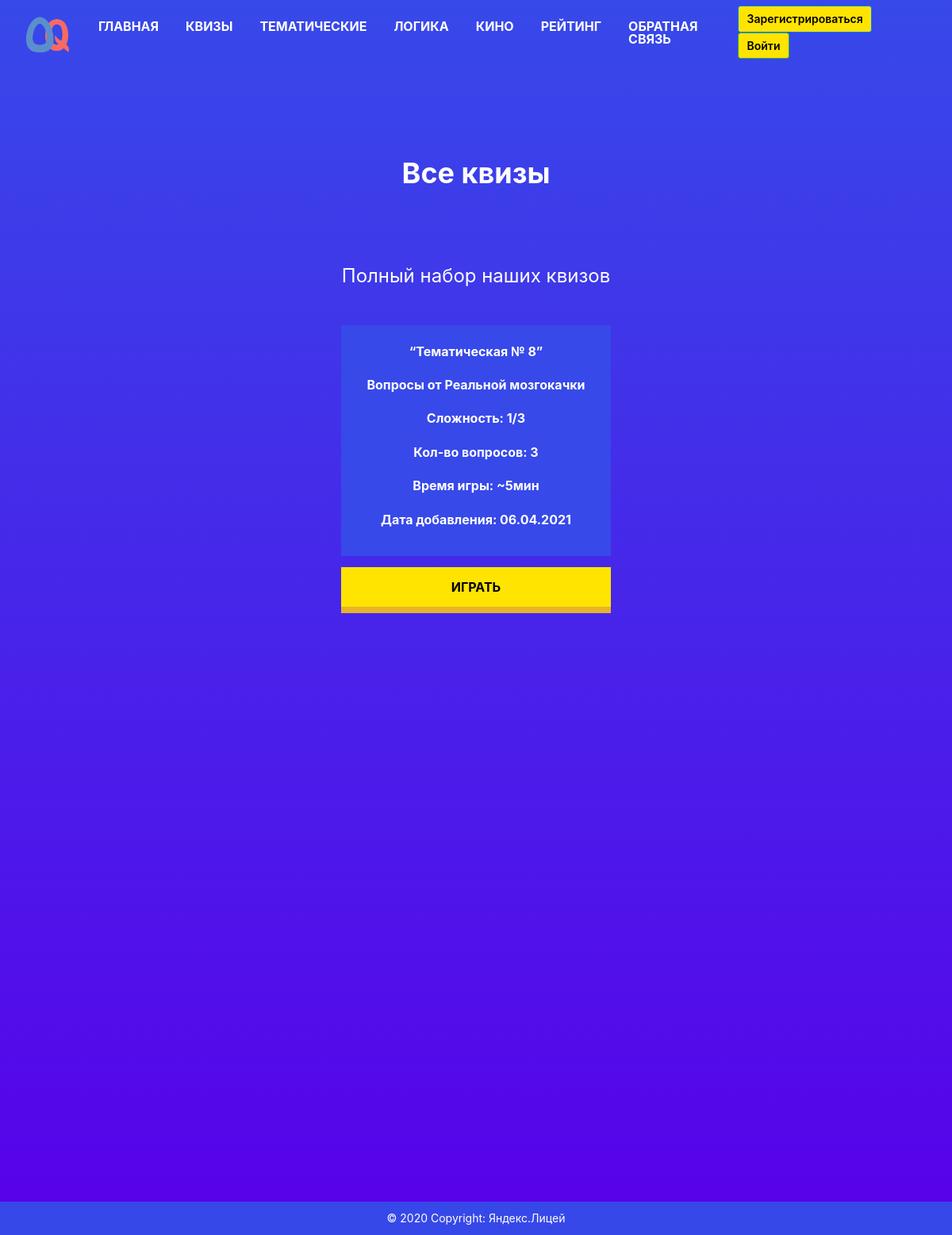
Before: /quizzes with the older database file.
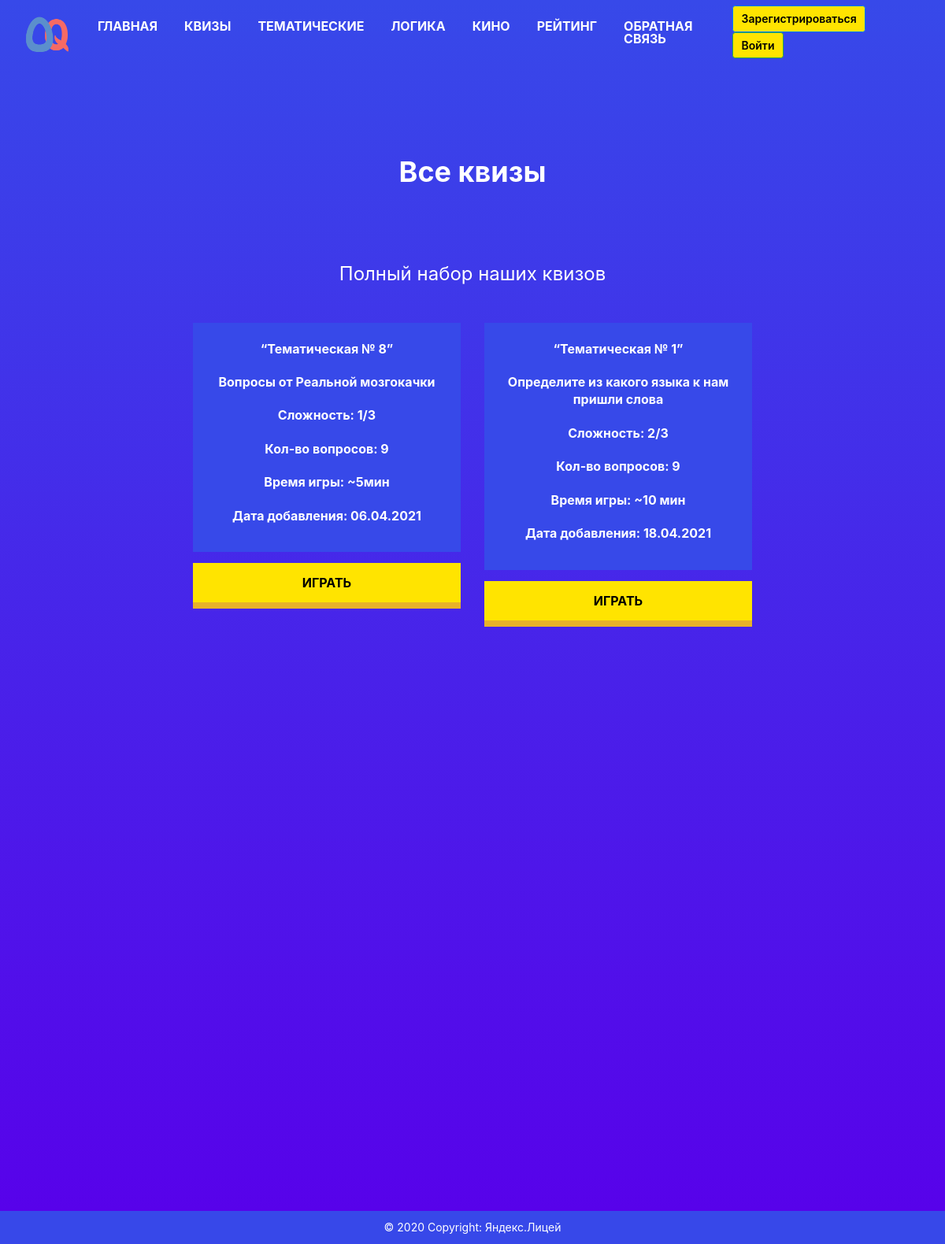
After: the same page with the newer database file.
### data/quizes.py (models this page shows)
class Quiz(SqlAlchemyBase):
    __tablename__ = 'quizes'
    id = sqlalchemy.Column(sqlalchemy.Integer,
                           primary_key=True, autoincrement=True)
    title = sqlalchemy.Column(sqlalchemy.String, nullable=True)
    questions = sqlalchemy.Column(sqlalchemy.String, nullable=True)
    description = sqlalchemy.Column(sqlalchemy.String, nullable=True)
    difficulty = sqlalchemy.Column(sqlalchemy.String, nullable=True)
    game_time = sqlalchemy.Column(sqlalchemy.String, nullable=True)
    created_date = sqlalchemy.Column(sqlalchemy.DateTime,
                                     default=datetime.datetime.now)

### main.py (the view)
@app.route('/quizzes')
def quizzes():
    quizzes_info = []
    db_sess = db_session.create_session()
    quizzes = db_sess.query(Quiz).all()
    for quiz in quizzes:
        quizzes_info.append((quiz.id, quiz.title, quiz.description, quiz.difficulty,
                             len(quiz.questions.split("~")), quiz.game_time,
                             quiz.created_date.strftime("%d.%m.%Y")))
    return render_template('quizzes.html', quizzes=quizzes_info, title="Все квизы",
                           description="Полный набор наших квизов")

### data/db_session.py (called while the page is built)
def create_session() -> Session:
    global __factory
    return __factory()

### templates/quizzes.html (shortened to what this page needs)
{% extends "base.html" %}
{% block content %}
	<div class="second_block__content quizzes__block">
		<div class="container">
			<div class="second_block__title quizzes__block__title">{{ title }}</div>
			<div class="quizzes__block__description">{{ description }}</div>
			<div class="second_block__quizes">
				<div class="row justify-content-center">
					{% for quiz in quizzes %}
					  	<div class="second_block__quiz__wrap quizzes__block__wrap">
					  	 	<div class="col-sm">
						    	<div class="second_block__quiz__content">
						    		<div class="alert">
		  								<ul class="second_block__quiz__info">
		  									<li class="second_block__quiz__info__item">
												{{ quiz[1] }}
		  									</li>
		  									<li class="second_block__quiz__info__item">
												{{ quiz[2] }}
		  									</li>
		  									<li class="second_block__quiz__info__item">
												Сложность: {{ quiz[3] }}
		  									</li>
		  									<li class="second_block__quiz__info__item">
												Кол-во вопросов: {{ quiz[4] }}
		  									</li>
		  									<li class="second_block__quiz__info__item">
												Время игры: {{ quiz[5] }}
		  									</li>
		  									<li class="second_block__quiz__info__item">
												Дата добавления: {{ quiz[6] }}
		  									</li>
		  								</ul>
									</div>
						    	</div>
					    	</div>
					    	<div class="second_block__quiz__btn">
		  						<a class="yellow__btn" href="/quiz/{{quiz[0]}}" role="button">Играть</a>
		  					</div>
					  	</div>
					{% endfor %}
				</div>
			</div>
		</div>
	</div>
{% endblock %}

### templates/base.html (shortened to what this page needs)
<!doctype html>
<html lang="en">
<head>
    <link rel="stylesheet"
          href="https://stackpath.bootstrapcdn.com/bootstrap/4.4.1/css/bootstrap.min.css"
>
    <link rel="stylesheet" type="text/css" href="/static/css/style.css"/>
</head>
<body>
  <div class="wrapper">
    <div class="header">
      <header>
        <nav class="navbar navbar-expand-lg navbar-light">
          <div class="container-fluid">
              <a class="navbar-brand" href="#">
                <img class="navbar__logo" src="../static/img/logo.png" width="64px" height="64px;">
              </a>
              <div class="collapse navbar-collapse" id="navbarNav">
                <ul class="navbar-nav">
                  <li class="nav-item">
                    <a class="nav-link active" aria-current="page" href="/">ГЛАВНАЯ</a>
                  </li>
                  <li class="nav-item">
                    <a class="nav-link" href="/quizzes">КВИЗЫ</a>
                  </li>
                  <li class="nav-item">
                    <a class="nav-link" href="/thematic">ТЕМАТИЧЕСКИЕ</a>
                  </li>
                  <li class="nav-item">
                    <a class="nav-link" href="/logic">ЛОГИКА</a>
                  </li>
                  <li class="nav-item">
                    <a class="nav-link" href="/movie">КИНО</a>
                  </li>
                  <li class="nav-item">
                    <a class="nav-link" href="/rating">РЕЙТИНГ</a>
                  </li>
                  <li class="nav-item">
                    <a class="nav-link" href="/">ОБРАТНАЯ СВЯЗЬ</a>
                  </li>
                </ul>
              </div>
              {% if current_user.is_authenticated %}
                  <div class="user_name__wrapper">
                    <a class="nav-link user_name" href="/profile/{{current_user.name}}">{{ current_user.name }}</a>
                  </div>
              {% else %}
                  <div class="form__btns">
                      <a class="btn btn-primary form__btn" href="/register">Зарегистрироваться</a>
                      <a class="btn btn-success form__btn" href="/login">Войти</a>
                  </div>
              {% endif %}
          </div>
        </nav>
      </header>
    </div>
    <div class="content">
      <main role="main">
        {% block content %}{% endblock %}
      </main>
    </div>
    <div class="footer">
      <footer class="text-center text-lg-start">
        <div class="text-center p-3">
          © 2020 Copyright:
          <a href="https://yandexlyceum.ru/">Яндекс.Лицей</a>
        </div>
      </footer>
    </div>
  </div>
</body>
</html>

### static/css/style.css (style rules this page uses)
* { padding: 0; margin: 0; border: 0; }
*,*:before,*:after { -moz-box-sizing: border-box; -webkit-box-sizing: border-box; box-sizing: border-box; }
nav,footer,header,aside { display: block; }
html,body { height: 100%; width: 100%; font-size: 100%; line-height: 1; font-size: 14px; -ms-text-size-adjust: 100%; -moz-text-size-adjust: 100%; -webkit-text-size-adjust: 100%; }
a, a:visited { text-decoration: none; }
ul li { list-style: none; }
img { vertical-align: top; }
body { position: relative; height: 100%; width: 100%; }
.wrapper { background: -webkit-gradient(linear,left top,left bottom,from(#3749e9),to(#5800ea)); display: flex; flex-direction: column; }
.container { max-width: 1170px; }
.content { margin-bottom: 100px; }
.navbar { width: 100%; position: fixed; z-index: 999; background: transparent; transition: background 500ms linear; }
.navbar-collapse { justify-content: center; }
.navbar-brand { width: 64px; height: 64px; }
.nav-item { padding: 0px 10px; font-size: 16px; font-weight: bold; }
.nav-item a { color: white !important; }
.p-3 { background-color: #3748e9; }
footer { color: #ffffff; }
footer a { color: #ffffff; }
.yellow__btn { font-style: normal; font-weight: 900; font-size: 16px; line-height: 20px; display: inline-block; align-items: center; text-transform: uppercase; color: #000000; background: #FFE400; box-shadow: 0px 8px 0px #e8b229; text-decoration: none; transition: all 0.5s ease; outline: none; border: none; position: relative; cursor: pointer; width: 150px; height: 50px; font-weight: bold; }
.second_block__content { text-align: center; margin-top: 100px; }
.second_block__title { color: #ffffff; font-size: 24px; font-weight: bold; margin-bottom: 50px; margin-top: 70px; }
.second_block__quiz__info__item { padding: 10px 0px; font-size: 16px; color: #fff; font-weight: bold; line-height: 12px; }
.second_block__quiz__info li { line-height: 1.4em; }
.second_block__quiz__btn a { width: 340px; height: 50px; padding: 15px 0px 15px 0px; }
.second_block__quiz__wrap { width: 370px; }
.second_block__quiz__content { background-color: #3749e9; }
.form__btn { background: #FFE400; color: black; font-weight: 600; margin-right: 5px; transition: all 500ms ease; }
.quizzes__block { margin-bottom: 50%; }
.quizzes__block__wrap { margin-bottom: 50px; }
.quizzes__block__title { font-size: 36px; margin-top: 200px; margin-bottom: 100px; }
.quizzes__block__description { color: #ffffff; font-size: 24px; margin-bottom: 50px; }

Changed rows visible on the page:
changed Quiz "“Тематическая № 8”": difficulty "3" → "9"
added Quiz: title "“Тематическая № 1”", description "Определите из какого языка к нам пришли слова", difficulty "2/3", quiz "9", game_time "~10 мин", created_date "18.04.2021"
